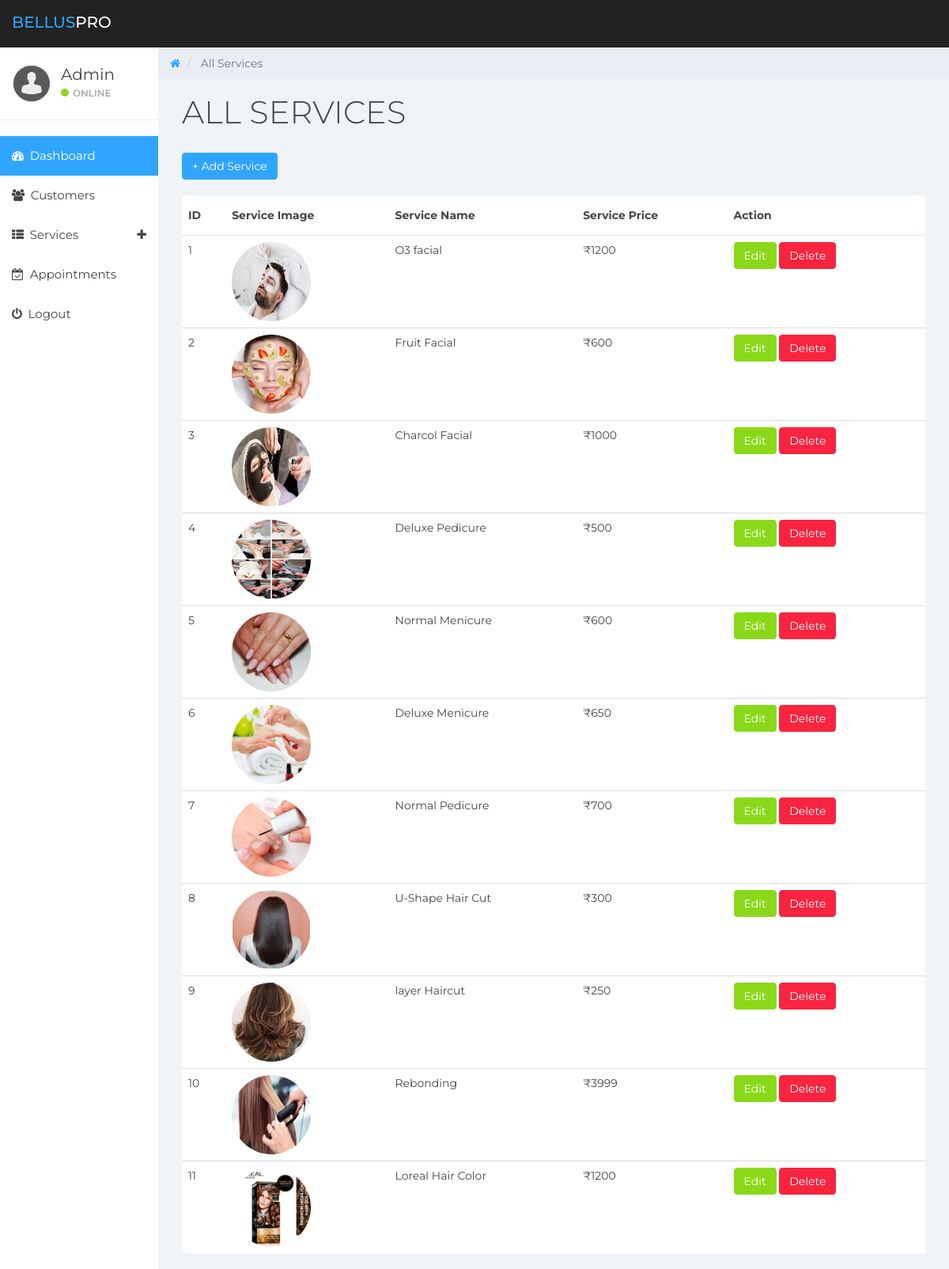
The app's page /dashboard/all_services/ with its own data.
### core/models.py (models this page shows, shortened)
class Service(models.Model):
    name = models.CharField(max_length=50)
    price = models.IntegerField(default=0)
    image = models.ImageField(upload_to='uploads/productImg')
    @staticmethod
    def get_all_services():
        return Service.objects.all()

### dashboard/views.py (the view)
# urls.py: path('all_services/', views.all_services, name='all_services'),
def all_services(request):
	services = Service.get_all_services()
	return render(request, 'dashboard/all_services.html', {'services': services})

### dashboard/templates/dashboard/all_services.html (shortened to what this page needs)
{% extends 'dashboard/base.html' %}
    {% block breadcrumb %}
        All Services
    {% endblock breadcrumb %}
    {% block title %}
        All Services
    {% endblock title %}
{% block content %}
{% load static %}
<section class="content">
        <div class="container-fluid">
            <a class="btn btn-primary" href="{% url 'add_services' %}" role="button">+ Add Service</a> <br/>&nbsp;
            <div class="row">
                <div class="col-md-12">
                    <div class="card">
                        <div class="card-body table-responsive p-0">
                            <table class="table table-hover text-nowrap">
                            <thead>
                                <tr>
                                <th>ID</th>
                                <th>Service Image</th>
                                <th>Service Name</th>
                                <th>Service Price</th>
                                <th>Action</th>
                                </tr>
                            </thead>
                            <tbody>
                                {% for service in services %}
                                <tr>
                                <td>{{ forloop.counter }}</td>
                                <td><img src="{{ service.image.url }}" style="height: 100px; width: 100px; border-radius: 100px;"></td>
                                <td>{{ service.name }}</td>
                                <td>₹{{ service.price }}</td>
                                <td>
                                    <a href="{% url 'edit_service' service.id %}" class="btn btn-success">Edit</a>
                                    <form method="POST" action="{% url 'delete_service' service.id %}" style="display:inline;">
    <button type="submit" class="btn btn-danger" onclick="return confirm('Are you sure you want to delete this service?')">
        Delete
    </button>
</form>
                                </td>
                                </tr>
                                {% endfor %}
                            </tbody>
                            </table>
                        </div>
                        </div>
                </div>
            </div>
        </div>
      </section>
  {% endblock content %}

### dashboard/templates/dashboard/base.html (shortened to what this page needs)
{% load static %}
<!DOCTYPE html>
<html>
<head>
  <link href="{% static "dashboard/css/bootstrap.min.css" %}" rel="stylesheet">
  <link href="{% static "dashboard/css/font-awesome.min.css" %}" rel="stylesheet">
  <link href="{% static "dashboard/css/datepicker3.css" %}" rel="stylesheet">
  <link href="{% static "dashboard/css/styles.css" %}" rel="stylesheet">
</head>
<body>
  <nav class="navbar navbar-custom navbar-fixed-top" role="navigation">
    <div class="container-fluid">
      <div class="navbar-header">
        <a class="navbar-brand" href="#"><span>Bellus</span>Pro</a>
      </div>
    </div>
  </nav>
  <div id="sidebar-collapse" class="col-sm-3 col-lg-2 sidebar">
    <div class="profile-sidebar">
      <div class="profile-userpic">
        <img src="{% static "core/images/admin.png" %}" class="img-responsive" alt="">
      </div>
      <div class="profile-usertitle">
        <div class="profile-usertitle-name">Admin</div>
        <div class="profile-usertitle-status"><span class="indicator label-success"></span>Online</div>
      </div>
    </div>
    <ul class="nav menu">
      <li class="active">
        <a href="{% url 'home' %}"><em class="fa fa-dashboard">&nbsp;</em> Dashboard </a>
      </li>
      <li>
        {% url 'all_customers' as all_customers %}
        <a href="{{ all_customers }}"><em class="fa fa-users">&nbsp;</em> Customers </a>
      </li>
      <li class="parent"><a data-toggle="collapse" href="#sub-item-1">
        <em class="fa fa-th-list">&nbsp;</em> Services <span data-toggle="collapse" href="#sub-item-1" class="icon pull-right"><em class="fa fa-plus"></em></span>
        </a>
            {% url 'all_services' as all_services %}
            {% url 'add_services' as add_services %}
            {% url 'add_services' as all_services %}
            {% url 'add_services' as add_services %}
      </li>
      <li>
        {% url 'all_appointment' as all_appointment %}
        <a href="{{ all_appointment }}"><em class="fa fa-calendar-check-o">&nbsp;</em> Appointments </a>
      </li>
      <li>
        <a href="{% url 'logout' %}"><em class="fa fa-power-off">&nbsp;</em> Logout </a>
      </li>
    </ul>
  </div>
  <div class="col-sm-9 col-sm-offset-3 col-lg-10 col-lg-offset-2 main">
    <div class="row">
      <ol class="breadcrumb">
        <li><a href="{% url 'home' %}">
          <em class="fa fa-home"></em>
        </a></li>
        <li class="active">
          {% block breadcrumb %}
          {% endblock breadcrumb %}
        </li>
      </ol>
    </div>
    <div class="container-fluid">
      <div class="row">
        <div class="col-lg-12">
          <h1 class="page-header text-uppercase">
            {% block title %}
            {% endblock title %}
          </h1>
        </div>
      </div>
    </div>
    {% block content %}
    {% endblock content %}
  </div>
</body>
</html>

### dashboard/static/dashboard/css/styles.css (style rules this page uses)
body { background: #f1f4f7; padding-top: 60px; font-size: 14px; color: #444444; font-family: "Montserrat", "Helvetica Neue", Helvetica, Arial, sans-serif; }
a, a:hover, a:focus { color: #30a5ff; }
h1, h2, h3, h4, h5, h6 { color: #444444; }
h1 { font-weight: 300; font-size: 40px; }
.navbar-custom { background: #222; height: 60px; }
.navbar-header .navbar-brand { color: #fff; font-size: 20px; text-transform: uppercase; font-weight: 500; height: 60px; padding-top: 18px; }
.navbar-header .navbar-brand span { color: #30a5ff; }
.btn-primary, .btn-primary:hover, .btn-primary:focus, .btn-primary:active, .btn-primary.active, .open > .dropdown-toggle.btn-primary, .btn-primary.disabled, .btn-primary[disabled], fieldset[disabled] .btn-primary, .btn-primary.disabled:hover, .btn-primary[disabled]:hover, fieldset[disabled] .btn-primary:hover, .btn-primary.disabled:focus, .btn-primary[disabled]:focus, fieldset[disabled] .btn-primary:focus, .btn-primary.disabled:active, .btn-primary[disabled]:active, fieldset[disabled] .btn-primary:active, .btn-primary.disabled.active, .btn-primary[disabled].active, fieldset[disabled] .btn-primary.active { background-color: #30a5ff; border-color: #30a5ff; }
.btn-success, .btn-success:hover, .btn-success:focus, .btn-success:active, .btn-success.active, .open > .dropdown-toggle.btn-success, .btn-success.disabled, .btn-success[disabled], fieldset[disabled] .btn-success, .btn-success.disabled:hover, .btn-success[disabled]:hover, fieldset[disabled] .btn-success:hover, .btn-success.disabled:focus, .btn-success[disabled]:focus, fieldset[disabled] .btn-success:focus, .btn-success.disabled:active, .btn-success[disabled]:active, fieldset[disabled] .btn-success:active, .btn-success.disabled.active, .btn-success[disabled].active, fieldset[disabled] .btn-success.active { background-color: #8ad919; border-color: #8ad919; }
.btn-danger, .btn-danger:hover, .btn-danger:focus, .btn-danger:active, .btn-danger.active, .open > .dropdown-toggle.btn-danger, .btn-danger.disabled, .btn-danger[disabled], fieldset[disabled] .btn-danger, .btn-danger.disabled:hover, .btn-danger[disabled]:hover, fieldset[disabled] .btn-danger:hover, .btn-danger.disabled:focus, .btn-danger[disabled]:focus, fieldset[disabled] .btn-danger:focus, .btn-danger.disabled:active, .btn-danger[disabled]:active, fieldset[disabled] .btn-danger:active, .btn-danger.disabled.active, .btn-danger[disabled].active, fieldset[disabled] .btn-danger.active { background-color: #f9243f; border-color: #f9243f; }
.label-success { background-color: #8ad919; }
.navbar { border: 0; }
.sidebar { display: block; padding: 0; display: none; box-shadow: none; background: #fff; }
.sidebar ul { margin: 20px 0px; }
@media (min-width: 768px) { .sidebar { display: block; position: fixed; top: 60px; bottom: 0; left: 0; z-index: 1000; display: block; margin: 0; padding: 0; overflow-x: hidden; overflow-y: auto; } }
@media (min-width: 768px) { .navbar-header { width: 100%; } }
.sidebar ul.nav .active a, .sidebar ul.nav li.parent a.active, .sidebar ul.nav .active > a:hover, .sidebar ul.nav li.parent a.active:hover, .sidebar ul.nav .active > a:focus, .sidebar ul.nav li.parent a.active:focus { color: #fff; background-color: #30a5ff; }
.sidebar ul.nav li a { height: 50px; font-size: 15px; line-height: 2em; color: #444444; }
.profile-sidebar { padding: 10px 0; border-bottom: 1px solid #e9ecf2; }
.indicator { width: 10px; height: 10px; display: inline-block; border-radius: 9999px; margin-right: 5px; }
.profile-userpic img { float: left; margin: 10px 0px 0px 15px; width: 50px; height: 50px; border-radius: 9999px !important; }
.profile-usertitle { float: left; text-align: left; margin: 10px 0 0 12px; }
.profile-usertitle-name { font-size: 20px; margin-bottom: 0px; }
.profile-usertitle-status { text-transform: uppercase; color: #AAA; font-size: 12px; font-weight: 600; margin-bottom: 15px; }
.breadcrumb { border-radius: 0; padding: 10px 15px 10px 15px; background: #e9ecf2; margin: 0; }
h1.page-header { margin-top: 20px; border-bottom: 0; }
.table { background: #fff; }
.table > thead > tr > th { border-bottom: 1px solid #e6e7e8; vertical-align: middle; height: 50px; }

### records on screen
Service: image (picture), name "O3 facial", price "1200"
Service: image (picture), name "Fruit Facial", price "600"
Service: image (picture), name "Charcol Facial", price "1000"
Service: image (picture), name "Deluxe Pedicure", price "500"
Service: image (picture), name "Normal Menicure", price "600"
Service: image (picture), name "Deluxe Menicure", price "650"
Service: image (picture), name "Normal Pedicure", price "700"
Service: image (picture), name "U-Shape Hair Cut", price "300"
Service: image (picture), name "layer Haircut", price "250"
Service: image (picture), name "Rebonding", price "3999"
Service: image (picture), name "Loreal Hair Color", price "1200"
